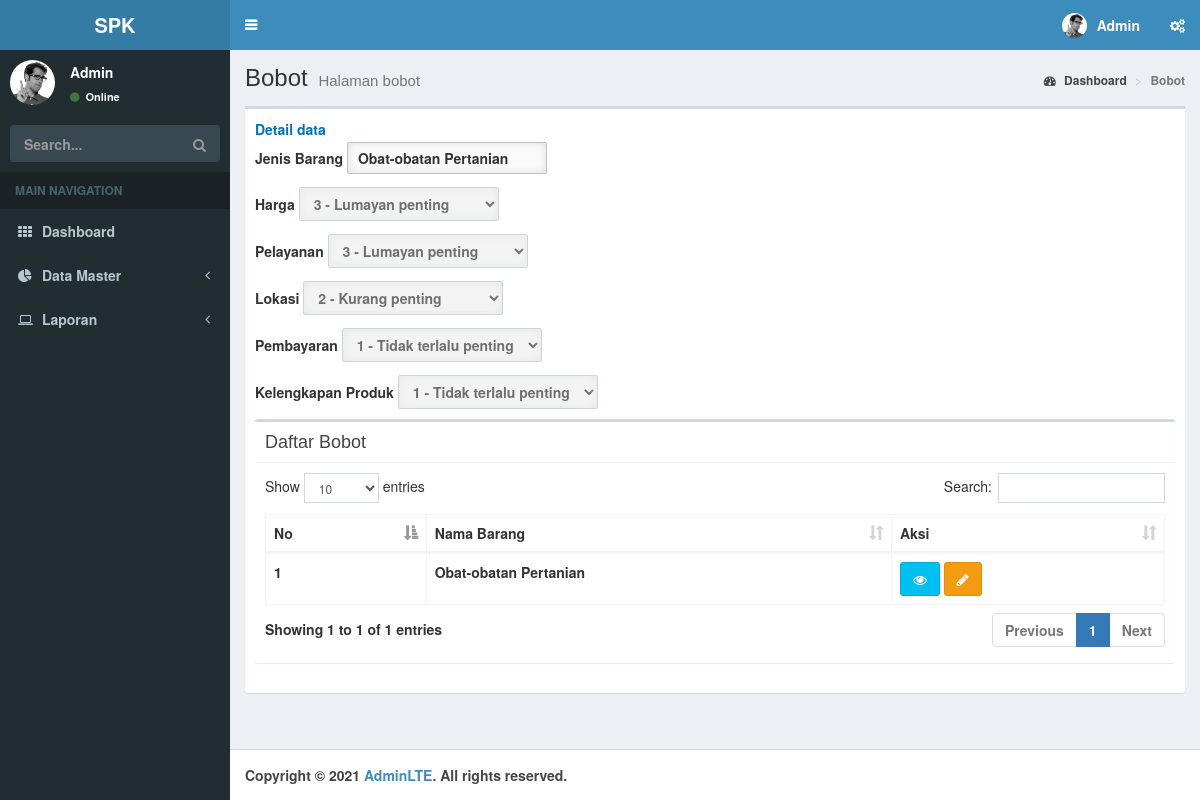
/?page=bobot&aksi=lihat&id=1 (signed in), run on the app's committed database.
### tables this page shows
CREATE TABLE `jenis_barang` (
  `id_jenisbarang` int(3) NOT NULL,
  `namaBarang` varchar(30) NOT NULL
);

CREATE TABLE `bobot_kriteria` (
  `id_bobotkriteria` int(3) NOT NULL,
  `id_jenisbarang` int(3) NOT NULL,
  `id_kriteria` int(3) NOT NULL,
  `bobot` float NOT NULL
);

CREATE TABLE `kriteria` (
  `id_kriteria` int(3) NOT NULL,
  `nama_kriteria` varchar(30) NOT NULL,
  `sifat` enum('Benefit','Cost') NOT NULL
);

### page/lihatbobot.php (the view, shortened to what this page needs)
<?php
$listWeight=array(
    array("nama"=>"1 - Tidak terlalu penting","nilai"=>1),
    array("nama"=>"2 - Kurang penting","nilai"=>2),
    array("nama"=>"3 - Lumayan penting","nilai"=>3),
    array("nama"=>"4 - Penting","nilai"=>4),
    array("nama"=>"5 - Sangat penting","nilai"=>5),
);
$id=htmlspecialchars(@$_GET['id']);
$querylihat="SELECT id_jenisbarang,bobot,id_bobotkriteria,kriteria.nama_kriteria AS nama_kriteria FROM bobot_kriteria INNER JOIN kriteria USING(id_kriteria) WHERE id_jenisbarang='$id'";
?>
<div class="panel-top">
    <b class="text-blue">Detail data</b>
</div>
<form>
    <div class="panel-middle">
        <div class="group-input">
            <?php
            $query="SELECT namaBarang FROM jenis_barang WHERE id_jenisbarang='$id'";
            $execute=$konek->query($query);
            $data=$execute->fetch_array(MYSQLI_ASSOC);
            ?>
            <div class="group-input">
                <label for="jenisbarang">Jenis Barang</label>
                <input class="form-custom" value="<?php echo $data['namaBarang'];?>" disabled type="text" autocomplete="off" required name="jenisbarang" id="jenisbarang" placeholder="jenisbarang">
            </div>
        </div>
        <?php
        $execute2=$konek->query($querylihat);
        while($data=$execute2->fetch_array(MYSQLI_ASSOC)){
            echo "<div class=\"group-input\">
                    <label for=\"$data[nama_kriteria]\">$data[nama_kriteria]</label>
                    <input type='hidden' value=\"$data[id_bobotkriteria]\" name=\"id[]\">
                    <select class=\"form-custom\" disabled required name=\"bobot[]\" id=\"$data[nama_kriteria]\">";
                foreach ($listWeight as $key) {
                    if ($key['nilai']==$data['bobot']) {
                        $selected="selected";
                    }else{
                        $selected=null;
                    }
                    echo "<option $selected value=\"$key[nilai]\">$key[nama]</option>";
                }
            echo "</select>
            </div>
                ";
        }
        ?>
    </div>
</form>

### admin.php (style rules this page uses)
.form-custom { padding: 5px 10px; border: solid 1px #BDC3C7; -webkit-border-radius: 2px; -moz-border-radius: 2px; border-radius: 2px; box-sizing: border-box; box-shadow: inset 0 0 8px #d9dfe3; margin: 3px 0 10px 0; }

### data on the page
jenis_barang: jenisbarang "Obat-obatan Pertanian"
bobot_kriteria: id_kriteria.nama_kriteria "Harga", id_kriteria.nama_kriteria "3 - Lumayan penting"
bobot_kriteria: id_kriteria.nama_kriteria "Pelayanan", id_kriteria.nama_kriteria "3 - Lumayan penting"
bobot_kriteria: id_kriteria.nama_kriteria "Lokasi", id_kriteria.nama_kriteria "2 - Kurang penting"
bobot_kriteria: id_kriteria.nama_kriteria "Pembayaran", id_kriteria.nama_kriteria "1 - Tidak terlalu penting"
bobot_kriteria: id_kriteria.nama_kriteria "Kelengkapan Produk", id_kriteria.nama_kriteria "1 - Tidak terlalu penting"

### other printed values
$_SESSION['user'] "Admin"
$data[namaBarang] "Obat-obatan Pertanian"
